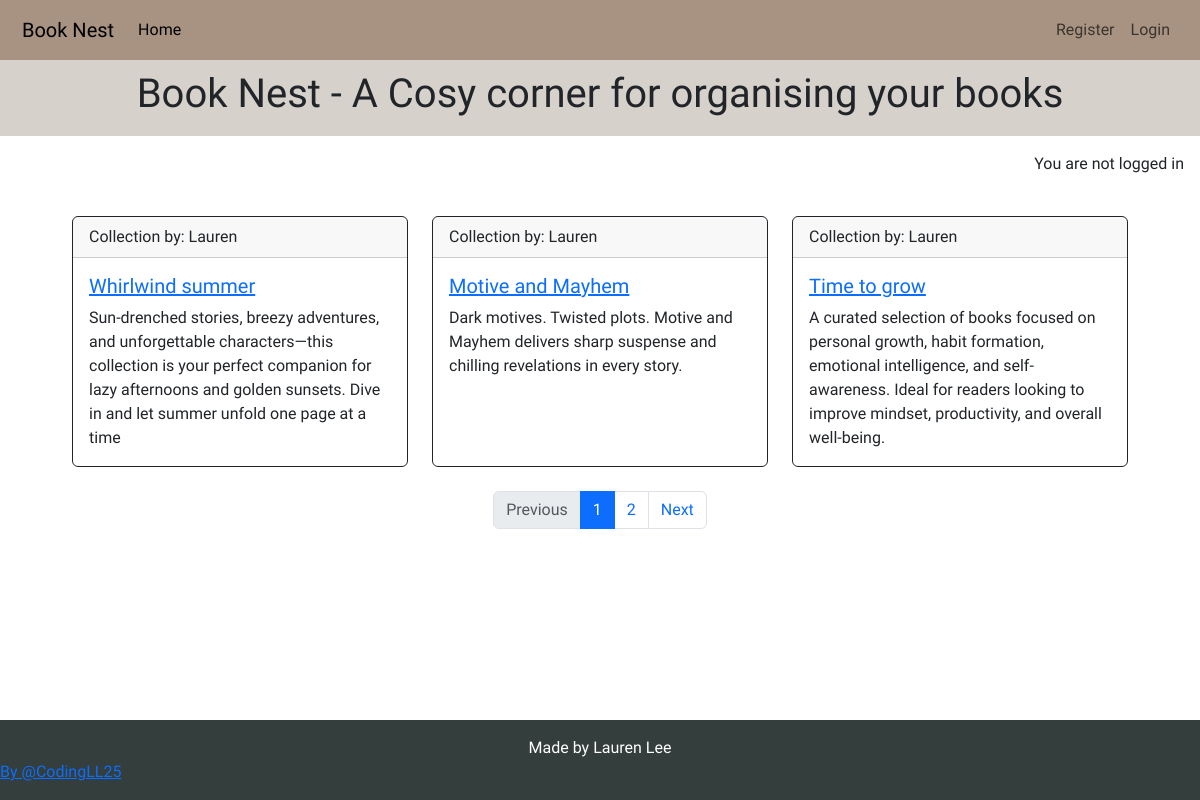
The page / on the database its author committed.
### library/models.py (models this page shows, shortened)
class Collection(models.Model):
    THEME_CHOICES = [
        ("romance", "Romance"),
        ("fantasy", "Fantasy"),
        ("mystery", "Mystery"),
        ("historical", "Historical"),
        ("thriller", "Thriller"),
        ("science_fiction", "Science Fiction"),
        ("nonfiction", "Nonfiction"),
        ("young_adult", "Young Adult"),
        ("literary", "Literary Fiction"),
        ("horror", "Horror"),
        ("self_development", "Self Development"),
        ("mixed", "Mixed theme"),
    ]
    name = models.CharField(max_length=100, unique=True, blank=False)
    excerpt = models.TextField(blank=True)
    theme = models.CharField(max_length=50, choices=THEME_CHOICES, default="mixed")
    user = models.ForeignKey(
        User, on_delete=models.CASCADE, related_name="collections", null=True
    )
    slug = models.SlugField(max_length=200, blank=True, unique=True)

### library/views.py (the view)
# urls.py: path("", views.CollectionList.as_view(), name="home"),
class CollectionList(generic.ListView):
    queryset = Collection.objects.all().order_by("id")
    template_name = "library/index.html"
    paginate_by = 3
    def get_context_data(self, **kwargs):
        context = super().get_context_data(**kwargs)
        context["form"] = CollectionForm()
        return context

### library/templatetags/html_filters.py (called while the page is built)
@register.filter(name="clean_html")
def clean_html(value):
    if not value:
        return ""
    value = re.sub(r"<p[^>]*>\s*(?:&nbsp;|\s)*</p>", "", value)
    value = re.sub(r"&nbsp;", " ", value)
    return strip_tags(value).strip()

### library/templates/library/index.html (shortened to what this page needs)
{% extends "base.html" %}
{% load html_filters %}
{% load crispy_forms_tags %}
{% block content %}
<section class="collection-summary">
    <div class="container mt-4">
        {% for collection in collection_list %}
        {% if forloop.counter0|divisibleby:3 %}
        <div class="row">
            {% endif %}
            <div class="collection-holder col-12 col-sm-6 col-md-4 mb-4">
                <div class="collection-card card border-dark h-100">
                    <div class="collection-card card-header">Collection by: {{ collection.user }}</div>
                    <div class="collection-card card-body text-dark">
                        <h5 class="collection-card card-title">
                            <a href="{% url 'collection_detail' collection.slug %}"
                                class="collection-link">{{ collection.name }}</a>
                        </h5>
                        <p class="collection-card card-text">{{ collection.excerpt|clean_html }}</p>
                    </div>
                </div>
            </div>
            {% if forloop.counter|divisibleby:3 or forloop.last %}
        </div>
        {% endif %}
        {% endfor %}
</section>
{% if is_paginated %}
<nav class="page-navigation" aria-label="Page navigation">
    <ul class="pagination justify-content-center">
        {% if page_obj.has_previous %}
        <li class="page-item">
            <a class="page-link" href="?page={{ page_obj.previous_page_number }}">Previous</a>
        </li>
        {% else %}
        <li class="page-item disabled">
            <a class="page-link" href="#" tabindex="-1" aria-disabled="true">Previous</a>
        </li>
        {% endif %}
        {% for num in paginator.page_range %}
        <li class="page-item {% if page_obj.number == num %}active{% endif %}">
            <a class="page-link" href="?page={{ num }}">{{ num }}</a>
        </li>
        {% endfor %}
        {% if page_obj.has_next %}
        <li class="page-item">
            <a class="page-link" href="?page={{ page_obj.next_page_number }}">Next</a>
        </li>
        {% endif %}
    </ul>
</nav>
{% endif %}
{% endblock %}

### static/css/style.css (style rules this page uses)
:root { --primary-font: "Oswald", sans-serif; --primary-color: #333E3D; --secondary-color: #D6D1CA; --highlight: #A89382; --light-highlight: #D97E47; --bright-highlight: #A04F2F; }
body { min-height: 100vh; display: flex; width: 100%; flex-direction: column; font-family: var(--primary-font); margin: 0; overflow-x: hidden; overflow-wrap: anywhere; }
.collection-summary { width: 100%; display: flex; }
.card-title { color: var(--primary-color); }

### rows shown on the page
Collection: user "Lauren", name "Whirlwind summer", excerpt|clean_html "Sun-drenched stories, breezy adventures, and unforgettable characters—this collection is your perfect companion for lazy afternoons and golden sunsets. Dive in and let summer unfold one page at a time"
Collection: user "Lauren", name "Motive and Mayhem", excerpt|clean_html "Dark motives. Twisted plots. Motive and Mayhem delivers sharp suspense and chilling revelations in every story."
Collection: user "Lauren", name "Time to grow", excerpt|clean_html "A curated selection of books focused on personal growth, habit formation, emotional intelligence, and self-awareness. Ideal for readers looking to improve mindset, productivity, and overall well-being."

### other values the page prints
{{ num }} "1" "2"
